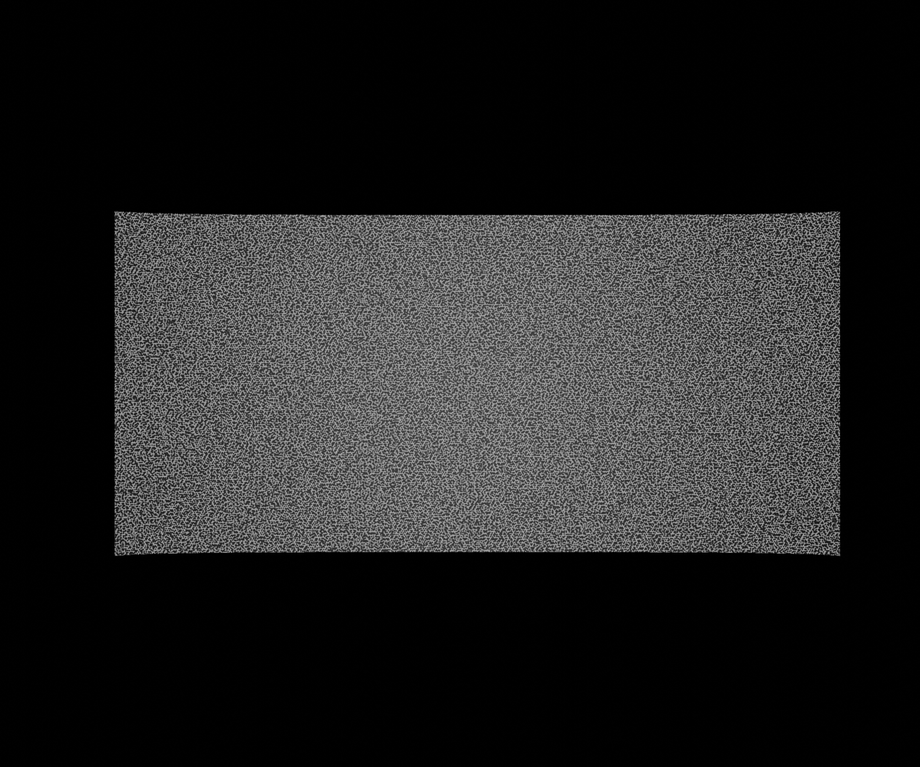
#> input picture reports/imaging_benchmarks/images/linear_disp_large.tiff, 920 x 767 px, shrunk from 2464 x 2056 before the run
$ python -i speckle_pattern_diagnostics.py   (imports and definitions only)
#> lines starting #> are read from the running program, lines starting #| are printed output that depends on the picture
import numpy as np
import matplotlib.pyplot as plt
import matplotlib
import seaborn as sns
import scipy.fftpack
from scipy.optimize import curve_fit
from scipy.stats import skew, kurtosis
from skimage.measure import shannon_entropy


# [167 lines left out: functions speckle_pattern_statistics, speckle_pattern_plots, not called in this run]

def speckle_size(image: np.ndarray) -> tuple:
    """ A function to calculate speckle size from the autocovariance of the speckle pattern.

    Parameters
    ----------
    image : np.ndarray
        2D numpy array representing the speckle pattern

    Returns
    -------
    tuple
        HFWHM : float
            Full width at half maximum for horisontal profile.
        HeSquared : float
            1/e^2 width for horisontal profile.
        H_fit_stats : dict
            R-squared goodness of fit for horisontal profile.
        VFWHM : float
            Full width at half maximum for vertical profile.
        VeSquared : float
            1/e^2 width for vertical profile.
        V_fit_stats : dict
            R-squared goodness of fit for vertical profile.
        popt_H : array
            Optimal parameters for horisontal Gaussian fit.
        popt_V : array
            Optimal parameters for vertical Gaussian fit.
        h_profile : np.ndarray
            Horisontal autocovariance profile.
        v_profile : np.ndarray
            Vertical autocovariance profile.
    """
    # image = (image - np.mean(image)) / np.std(image)
    image = (image - np.mean(image))
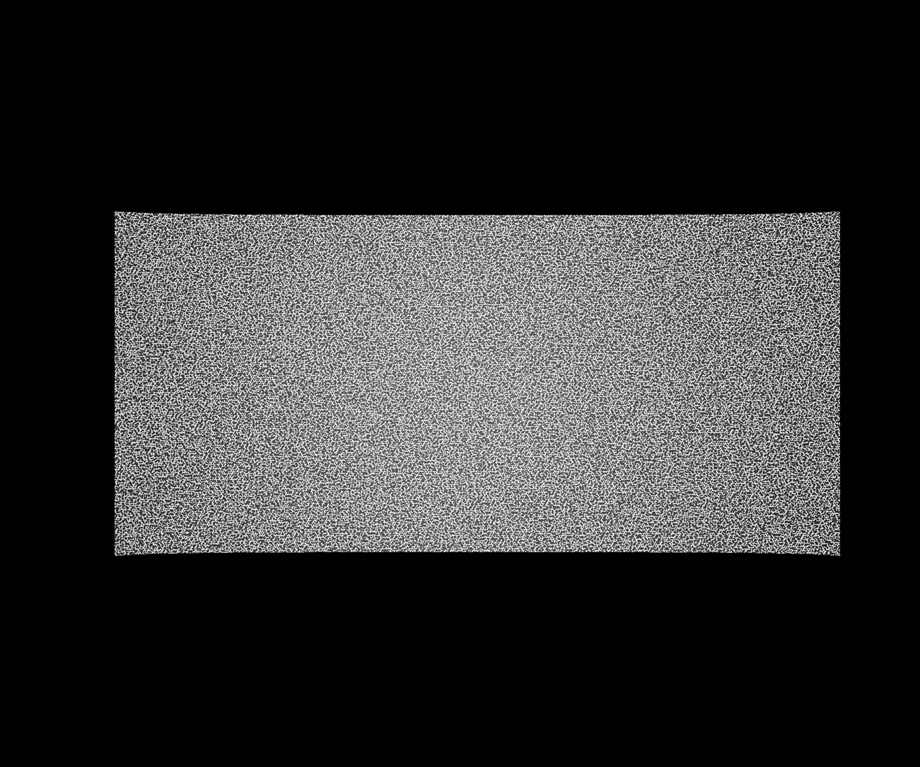
#> image: shape (767, 920) float64; min -34.12, max 144.9, mean 0; drawn with min black and max white

    # Autocorrelation (FFT analysis)
    f_image_norm = scipy.fftpack.fft2(image)
    power_spectrum = np.abs(f_image_norm)**2
    autocorr = scipy.fftpack.ifft2(power_spectrum).real
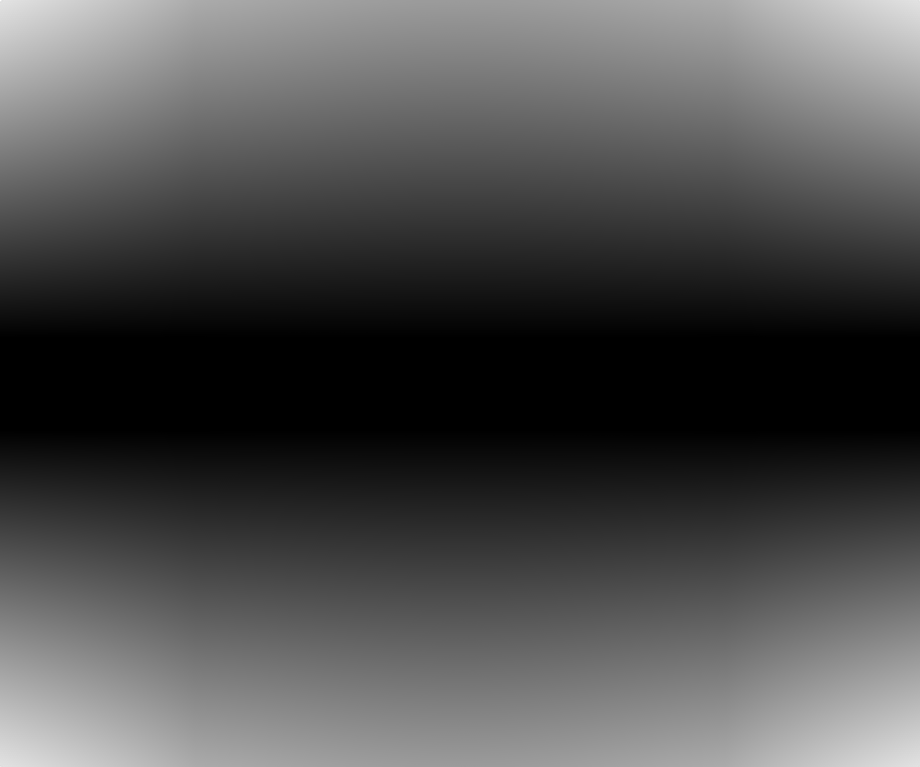
#> autocorr: shape (767, 920) float64; min -806016848.8, max 1.81e+09, mean 0; drawn with min black and max white
    autocorr = scipy.fftpack.fftshift(autocorr)
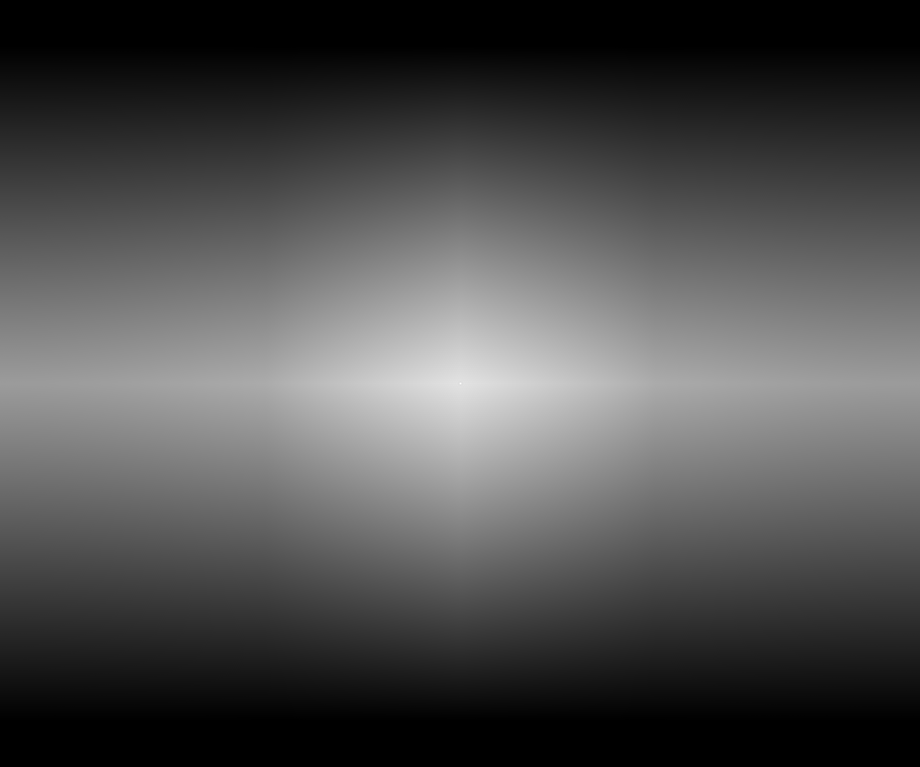
#> autocorr: shape (767, 920) float64; min -806016848.8, max 1.81e+09, mean 0; drawn with min black and max white
    autocorr /= np.max(autocorr)
    centre_y, centre_x = np.array(autocorr.shape) // 2
#> centre_y = 383; centre_x = 460
    h_profile = autocorr[centre_y, :]
#> h_profile = 920 values, max 1 at index 460, min 0.434 at index 8, mean 0.564
    v_profile = autocorr[:, centre_x]
#> v_profile = 767 values, max 1 at index 383, min -0.446 at index 33, mean 0.122

    HFWHM, HeSquared, H_fit_stats, VFWHM, VeSquared, V_fit_stats, popt_H, popt_V = fit_gaussian(h_profile, v_profile)

    return HFWHM, HeSquared, H_fit_stats, VFWHM, VeSquared, V_fit_stats, popt_H, popt_V, h_profile, v_profile

def gaussian(x: np.ndarray, a1: float, b1: float, c1: float) -> np.ndarray:
    """A function to model Gaussian distribution.

    Parameters
    ----------
    x : np.ndarray
        Input array.
    a1 : float
        Peak amplitude (height)
    b1 : float
        Center position (mean)
    c1 : float
        Standard deviation (width, spread)

    Returns
    -------
    np.ndarray
        _description_
    """
    return a1 * np.exp(-((x - b1)/c1) ** 2)

def fit_gaussian(H: np.ndarray, V: np.ndarray) -> tuple:
    """ Fit Gaussian functions to the horisontal and vertical autocovariance profiles.

    Parameters
    ----------
    H : np.ndarray
        Horisontal autocovariance profile.
    V : np.ndarray
        Vertical autocovariance profile.

    Returns
    -------
    tuple
        HFWHM : float
            Full width at half maximum for horisontal profile.
        HeSquared : float
            1/e^2 width for horisontal profile.
        H_fit_stats : dict
            R-squared goodness of fit for horisontal profile.
        VFWHM : float
            Full width at half maximum for vertical profile.
        VeSquared : float
            1/e^2 width for vertical profile.
        V_fit_stats : dict
            R-squared goodness of fit for vertical profile.
        popt_H : array
            Optimal parameters for horisontal Gaussian fit.
        popt_V : array
            Optimal parameters for vertical Gaussian fit.
    """

    range_H = np.arange(1, H.size + 1)
#> range_H = 920 values from 1 to 920
    range_V = np.arange(1, V.size + 1)
#> range_V = 767 values from 1 to 767

    low_H = np.where(H > 0.2)[0]
#> low_H = 920 values from 0 to 919
    low_V = np.where(V > 0.2)[0]
#> low_V = 337 values from 215 to 551

    popt_H, _ = curve_fit(gaussian, range_H[low_H], H[low_H], p0=[1, np.argmax(H), 1])
#> popt_H = [0.705, 460.8, 531.9]
    popt_V, _ = curve_fit(gaussian, range_V[low_V], V[low_V], p0=[1, np.argmax(V), 1])
#> popt_V = [0.772, 384, 143.4]

    # Extract FWHM and 1/e^2 widths
    HFWHM = 2 * popt_H[2] * np.sqrt(-np.log(0.5 / popt_H[0]))  # FWHM for horisontal
#> HFWHM = 623.7
    VFWHM = 2 * popt_V[2] * np.sqrt(-np.log(0.5 / popt_V[0]))  # FWHM for vertical
#> VFWHM = 189
    HeSquared = popt_H[2] * np.sqrt(-np.log(0.1353353 / popt_H[0]))  # 1/e^2 for horisontal
#> HeSquared = 683.4
    VeSquared = popt_V[2] * np.sqrt(-np.log(0.1353353 / popt_V[0]))  # 1/e^2 for vertical
#> VeSquared = 189.2

    # R-squared goodness of fit
    H_fit_stats = {'R_squared': 1 - np.sum((H[low_H] - gaussian(range_H[low_H], *popt_H)) ** 2) / np.sum((H[low_H] - np.mean(H[low_H])) ** 2)}
#> H_fit_stats = {'R_squared': 0.76}
    V_fit_stats = {'R_squared': 1 - np.sum((V[low_V] - gaussian(range_V[low_V], *popt_V)) ** 2) / np.sum((V[low_V] - np.mean(V[low_V])) ** 2)}
#> V_fit_stats = {'R_squared': 0.983}

    return HFWHM, HeSquared, H_fit_stats, VFWHM, VeSquared, V_fit_stats, popt_H, popt_V

>>> import cv2
>>> picture = cv2.imread('../../../../reports/imaging_benchmarks/images/linear_disp_large.tiff', cv2.IMREAD_GRAYSCALE)
>>> result = speckle_size(picture)
#> in speckle_size, `HFWHM, HeSquared, H_fit_stats, VFWHM, VeSquared, V_fit_stats, popt_H, ..`: HFWHM = 623.7; HeSquared = 683.4; H_fit_stats = {'R_squared': 0.76}; VFWHM = 189; VeSquared = 189.2; V_fit_stats = {'R_squared': 0.983}; popt_H = [0.705, 460.8, 531.9]; popt_V = [0.772, 384, 143.4]
#> result = 10 items
